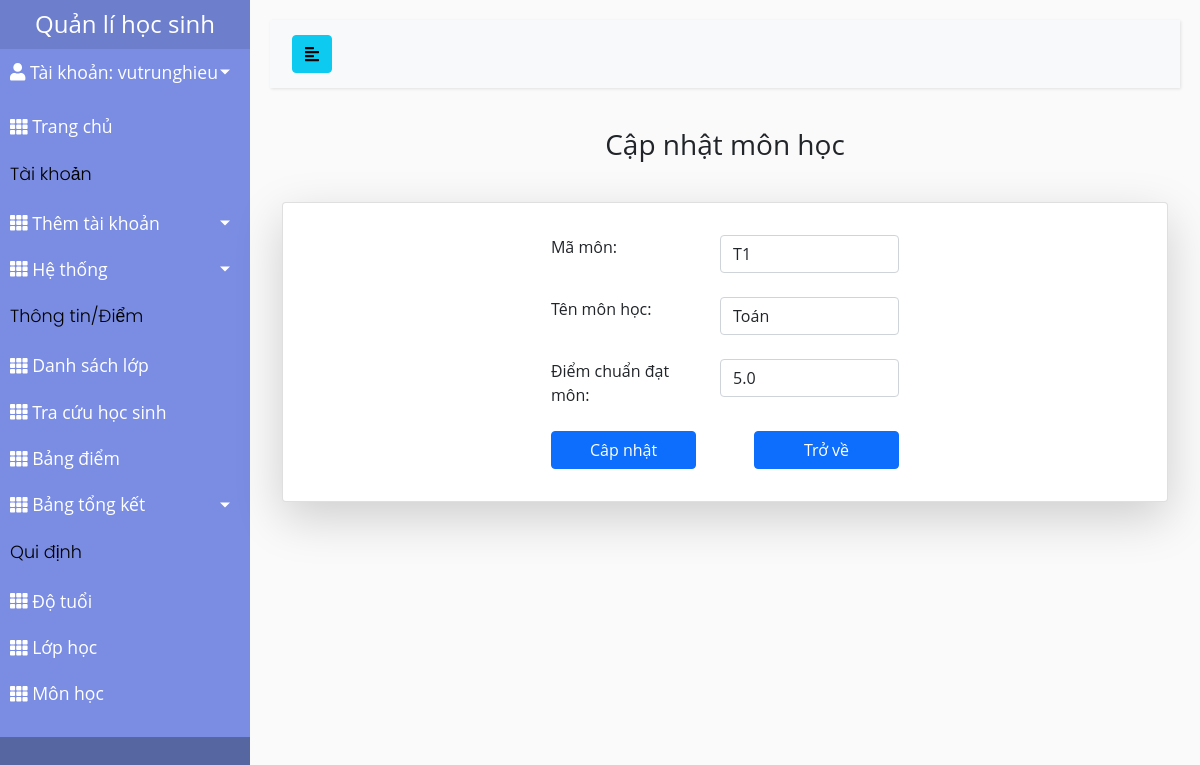
Screenshot of /quanlimon/capnhat/1 (signed in) with the database file from the repository.
### studentMan/models.py (models this page shows, shortened)
class CustomUser(AbstractUser):
    USER_TYPE = (('1', "Admin"), ('2', "Teacher"), ('3', "Student"))
    SEX_CATELOGY = [("1", "Nam"), ("0", "Nữ")]
    now = datetime.now().strftime('%Y-%m-%d')
    username = models.CharField(max_length=200, unique=True)
    role = models.CharField(default='1', choices=USER_TYPE, max_length=1)
    is_active = models.BooleanField(default=True)
    is_staff = models.BooleanField(default=False)
    is_superuser = models.BooleanField(default=False)
    name = models.CharField(default='', max_length=200)
    dateOfBirth = models.DateTimeField(default=datetime.strptime(now,'%Y-%m-%d'))
    sex = models.CharField(default='1', choices=SEX_CATELOGY,max_length=1)
    phone = models.CharField(default='', max_length=20)
    email = models.EmailField(default='')
    address = models.TextField(default='')
    USERNAME_FIELD = "username"
    REQUIRED_FIELDS = []
    objects = CustomUserManager()
    def __str__(self):
        return self.username

class Subject(models.Model):
    SubjectID = models.CharField(max_length=200, null=False, unique=True)
    name = models.CharField(max_length=200, null=False, unique=True)
    approved_mark = models.FloatField(null=False)
    year = models.ForeignKey(Age, null=False, on_delete=models.CASCADE)

### studentMan/decorators.py (the view)
        def wrapper_func(request, *args, **kwargs):
            role = CustomUser.objects.get(username=request.user.username).role
            if role:
                role = CustomUser.USER_TYPE[int(role) - 1][1]
            if role in allowed_roles:
                return view_func(request, *args, **kwargs)
            else:
                return HttpResponse('You are not authorized to view this page')

### studentMan/forms.py
class subjectForm(forms.ModelForm):
    def __init__(self, *args, **kwargs):
        super(subjectForm, self).__init__(*args, **kwargs)
        self.fields['SubjectID'].widget.attrs.update({'class': 'form-control'})
        self.fields['name'].widget.attrs.update({'class': 'form-control'})
        self.fields['approved_mark'].widget.attrs.update({'class': 'form-control'})
        self.fields['year'].widget.attrs.update({'class': 'form-select'})
    class Meta:
        model = Subject
        fields = YearForm.Meta.fields + ['SubjectID', 'name', 'approved_mark']

### studentMan/context_processors.py (called while the page is built)
def get_role(request):
    user = CustomUser.objects.filter(username=request.user.username)
    role = ""
    if len(user) != 0:
        role = CustomUser.USER_TYPE[int(user[0].role) - 1][1]
    return {'role': role}

### studentMan/templates/admin_template/capNhatMon.html (shortened to what this page needs)
{% extends 'studentMan/base.html' %}
{% load static %}
{% block content %}
    <h3 class="label">Cập nhật môn học</h3>
    <div class="card card-body shadow-lg">
        <div class="jus_center row">
            <form role="form" method="POST" enctype="multipart/form-data" class="col-lg-6">
                <div class="card-body">
                    <div class="form-group row jus_center">
                        <div class="col-lg-5">
                            Mã môn:
                        </div>
                        <div class="col-lg-6">
                        {{form.SubjectID}}
                        </div>
                    </div>
                    <br>
                    <div class="form-group row jus_center">
                        <div class="col-lg-5">
                            Tên môn học:
                        </div>
                        <div class="col-lg-6">
                        {{form.name}}
                        </div>
                    </div>
                    <br>
                    <div class="form-group row jus_center">
                        <div class="col-lg-5">
                            Điểm chuẩn đạt môn:
                        </div>
                        <div class="col-lg-6">
                        {{form.approved_mark}}
                        </div>
                    </div>
                    <br>
                    <div class="form-group row jus_space-around ">
                        <div class="col-lg-5">
                            <button type="submit" onclick="return confirm('Xác nhận cập nhật môn học ?')" class="btn btn-primary btn-block" style="width: 100%;">
                                Câp nhật
                            </button>
                        </div>
                        <div class="col-lg-5">
                            <a href="{% url 'quanLiMon' %}" class="btn btn-primary" style="width: 100%;">Trở về</a>
                        </div>
                    </div>
                </div>
            </form>
        </div>
    </div>
{% endblock content %}

### studentMan/templates/studentMan/sidebar_template.html (shortened to what this page needs)
{% load static %}
<aside>
    <div class="sidebar-header" style="padding: 10px 20px">
        <a href="{% url 'admin_home' %}" class="brand-link">
            <h4 class="HEADER" style="margin: 0">Quản lí học sinh</h4>
        </a>
    </div>
    <link rel="stylesheet" href="{% static './css/roles.css' %}">
    <nav>
        <ul class="list-unstyled components">
            <li class="info">
                <a href="#profileMunu" data-toggle="collapse" aria-expanded="false" class="dropdown-toggle mb-2">
                    <i class="nav-icon fas fa-user"></i>
                    Tài khoản: {{user}}
                </a>
            </li>
            {% if role == 'Admin' %}
                <li>
                    {% url 'admin_home' as admin_home %}
                    <a href="{{ admin_home }}" class="{% if admin_home == request.path %} active {% endif %}">
                        <i class="nav-icon fas fa-th"></i>
                        <span>
                            Trang chủ
                        </span>
                    </a>
                </li>
                <div class="sidebar-content"><p>Tài khoản</p></div>
                <li>
                    <a href="#accountSubmenu" data-toggle="collapse" aria-expanded="false" class="dropdown-toggle">
                        <i class="nav-icon fas fa-th"></i>
                        <span>
                            Thêm tài khoản
                        </span>
                    </a>
                </li>
                <li>
                    <a href="#listAccountSubmenu" data-toggle="collapse" aria-expanded="false" class="dropdown-toggle">
                        <i class="nav-icon fas fa-th"></i>
                            <span>Hệ thống</span>
                    </a>
                </li>
            {% endif %}
            <div class="sidebar-content"><p>Thông tin/Điểm</p></div>
            {% if role == 'Admin' or role == 'Teacher' %}
                <li>
                    {% url 'dsLop' as dsLop %}
                    <a href="{{ dsLop }}" class="{% if dsLop == request.path %} active {% endif %}">
                        <i class="nav-icon fas fa-th"></i>
                        <span>Danh sách lớp</span>
                    </a>
                </li>
            {%endif%}
            {% if role == 'Admin' or role == 'Teacher' %}
                <li>
                    {% url 'chonNienKhoaTraCuu' as chonNienKhoaTraCuu %}
                    <a href="{{ chonNienKhoaTraCuu }}"
                        class="{% if chonNienKhoaTraCuu == request.path %} active {% endif %}">
                        <i class="nav-icon fas fa-th"></i>
                        <span>
                    Tra cứu học sinh
                </span>
                    </a>
                </li>
            {% endif %}
            {% if role == 'Admin' %}
                <li>
                    {% url 'bangDiem' as bangDiem %}
                    <a href="{{ bangDiem }}"
                        class="{% if bangDiem == request.path %} active {% endif %}">
                        <i class="nav-icon fas fa-th"></i>
                        <span>
                        Bảng điểm
                    </span>
                    </a>
                </li>
            {%endif%}
            {% if role == 'Admin' %}
            <li>
                <a href="#summarySubmenu" data-toggle="collapse" aria-expanded="false" class="dropdown-toggle">
                    <i class="nav-icon fas fa-th"></i>
                    <span>
                    Bảng tổng kết
                </span>
                </a>
            </li>
            {%endif%}
            {% if role == 'Admin' %}
                <div class="sidebar-content"><p>Qui định</p></div>
                <li class="nav-item">
                    {% url 'quanLiTuoi' as quan_li_do_tuoi %}
                    <a href="{{ quan_li_do_tuoi }}"
                        class="{% if quan_li_do_tuoi == request.path %} active {% endif %}">
                        <i class="nav-icon fas fa-th"></i>
                        <span>Độ tuổi</span>
                    </a>
                </li>
                <li class="nav-item">
                    {% url 'quanLiLop' as quan_li_lop_hoc %}
                    <a href="{{ quan_li_lop_hoc }}"
                        class="{% if quan_li_lop_hoc == request.path %} active {% endif %}">
                        <i class="nav-icon fas fa-th"></i>
                        <span>Lớp học</span>
                    </a>
                </li>
                <li class="nav-item">
                    {% url 'quanLiMon' as quan_li_mon_hoc %}
                    <a href="{{ quan_li_mon_hoc }}"
                        class="{% if quan_li_mon_hoc == request.path %} active {% endif %}">
                        <i class="nav-icon fas fa-th"></i>
                        <span>Môn học</span>
                    </a>
                </li>
            {% endif %}
        </ul>
    </nav>
</aside>

### static/css/styles.css (style rules this page uses)
.jus_center { justify-content: center; }
.jus_space-around { justify-content: space-around; }
body { font-family: "Open Sans", sans-serif; background: #fafafa; position: relative }
p { font-family: 'Poppins', sans-serif; font-size: 1.1em; font-weight: 300; line-height: 1.7em; color: #999; }
a, a:hover, a:focus { color: inherit; text-decoration: none; transition: all 0.3s; }
#sidebar .sidebar-header { padding: 20px; background: #6d7fcc; }
#sidebar .sidebar-content { color: #000; }
#sidebar ul.components { padding: 20px 0; border-bottom: 1px solid #47748b; }
#sidebar ul p { color: #000; padding: 10px; margin-bottom: 0; }
#sidebar ul li a { padding: 10px; font-size: 1.1em; display: block; }
a[data-toggle="collapse"] { position: relative; }
.dropdown-toggle::after { display: block; position: absolute; top: 50%; right: 20px; transform: translateY(-50%); }
#content .label { text-align: center; margin-bottom: 40px; }

### static/css/roles.css (style rules this page uses)
.HEADER { text-align: center; }
.list-unstyled.components { padding-top: 0 !important; background-color: #7A8DE3FF; }

### rows the page displays
CustomUser: username "vutrunghieu"
Subject: SubjectID "T1", name "Toán", approved_mark "5.0"
